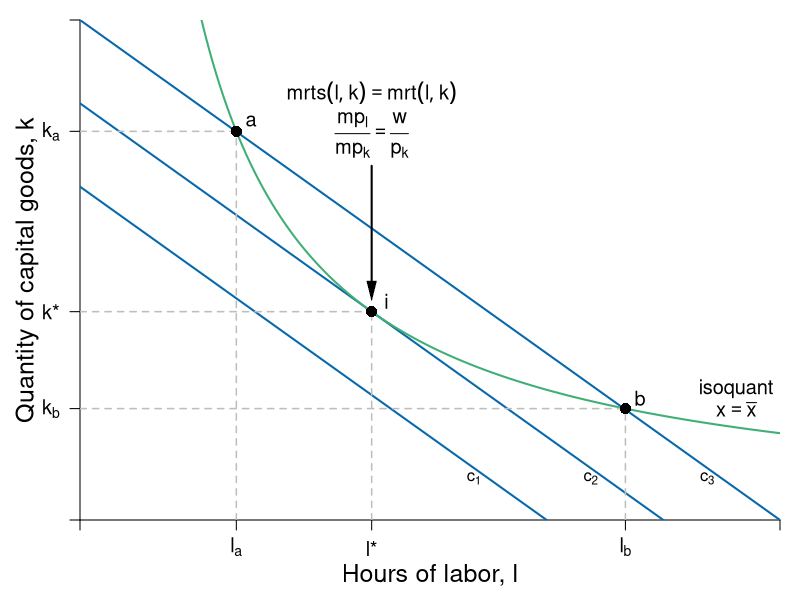

Recreate this plot in R.
require(shape)
pdf(file = "specprodexch/isocost_isoquant.pdf", width = 9, height = 7)

#Set parameters for graphics
axislabelsize <- 1.5
labelsize <- 1.2
graphlinewidth <- 2
segmentlinewidth <- 1.5

COL <- c("#7fc97f", "#beaed4", "#fdc086", "#ffff99", "#386cb0", "#f0027f", "#bf5b17", "#666666")
COLA <- c("#99d8c9","#66c2a4","#41ae76", "#238b45", "#005824")
COLB <- c("#4eb3d3", "#2b8cbe", "#0868ac","#084081")

#Edited the margins to cater for the larger LHS labels
par(mar =  c(4, 4, 1, 1))

isocost <- function(l, c = 10, w = 1, r = 1) {
  c - (w/r)*l
}


isoquant <- function(l, alpha = 0.5, x = 5) {
  (x / l^alpha)^(1/(1 - alpha))
}


xlims <- c(0, 12)
ylims <- c(0, 12)

npts <- 501 
x <- seq(xlims[1], xlims[2], length.out = npts)
y <- seq(ylims[1], ylims[2], length.out = npts) 
a <- c(13, 16.75, 19.25)

plot(0, 0, xlim = xlims, ylim = ylims, type = "n",
     xlab = expression(paste("")),
     ylab = expression(paste("")), 
     xaxt = "n", 
     yaxt = "n", 
     cex.lab = axislabelsize, 
     bty = "n",
     xaxs="i", 
     yaxs="i")

# ticksy <- seq(from = ylims[1], to = ylims[2], by = 1)
# ylabels <- seq(from = ylims[1], to = ylims[2], by = 1)
# ticksx <- seq(from = xlims[1], to = xlims[2], by = 1)
# xlabels <- seq(from = xlims[1], to = xlims[2], by = 1)
ticksy <- c(0, isoquant(l = 2.68), isoquant(l = 5), isoquant(l = 9.35) , ylims[2])
ylabels <- c(NA, expression(paste(k[a])), expression(paste(k,"*")), expression(paste(k[b])), NA)
ticksx <- c(0, 2.68, 5, 9.35, xlims[2])
xlabels <- c(NA, expression(paste(l[a])), expression(paste(l,"*")), expression(paste(l[b])), NA)




axis(1, at = ticksx, pos = 0, labels = xlabels, cex.axis = labelsize)
axis(2, at = ticksy, pos = 0, labels = ylabels, las = 1, cex.axis = labelsize)

npts <- 500 
xx1 <- seq(xlims[1], xlims[2], length.out = npts)

#lines(xx1, bcA(xx1, w = 10, p = 1.5), col = COLB[3], lwd = graphlinewidth)
lines(xx1, isocost(xx1, c = 10, w = 1, r = 1), col = COLB[3], lwd = graphlinewidth)
lines(xx1, isocost(xx1, c = 8, w = 1, r = 1), col = COLB[3], lwd = graphlinewidth)
lines(xx1, isocost(xx1, c = 12, w = 1, r = 1), col = COLB[3], lwd = graphlinewidth)
lines(xx1, isoquant(xx1, x = 5, alpha = 0.5), col = COLA[3], lwd = graphlinewidth)


#Label the axes
mtext(expression(paste("Hours of labor, ", l)), side=1, line = 2.5, cex = axislabelsize)
text(-0.9, 0.5*ylims[2], expression(paste("Quantity of capital goods, ", k)), xpd = TRUE, cex = axislabelsize, srt = 90) 

#Label the isoquant curve
text(11.25, 3.15, expression("isoquant"), cex = labelsize)
text(11.25, 2.65, expression(paste(x == bar(x))), cex = labelsize)

#Label the price lines
text(6.75, 1, expression(paste(c[1])))
#text(8, 1.3, expression(paste(p[x] == 1)))
text(8.75, 1, expression(paste(c[2])))
#text(11.3, 3.7, expression(paste(p[x] == 0.5)))
text(10.75, 1, expression(paste(c[3])))
#text(11.3, 6.5, expression(paste(p[x] == 0.25)))

#Add the contour plot for the indifference curves
# contour(x, y, 
#         outer(x, y, uA),
#         drawlabels = FALSE,
#         col = COLA[3],
#         lwd = graphlinewidth,
#         levels = a, 
#         xaxs="i", 
#         yaxs="i", 
#         add = TRUE)

#Add the offer curve (superimposed on the indifference curves tangent to the price lines)
#xx2 <- seq(2, xlims[2], length.out = npts)
#lines(xx2, offerCurve(xx2, w = 10, rmax = 2, xmax = 12), col = COL[3], lwd = graphlinewidth)

#Annotate points on offer curve mrs = p for each of p = 1, 0.5, 0.25
#Where mrs = 2 - (1/6)*x

#Label a
segments(2.68, 0, 2.68, isoquant(l = 2.68), lty = 2, col = "gray" , lwd = segmentlinewidth)
segments(0, isoquant(l = 2.68) , 2.68, isoquant(l = 2.68), lty = 2, col = "gray" , lwd = segmentlinewidth)
points(2.68, isoquant(l = 2.68), pch = 16, col = "black", cex = 1.5)
text(2.68 + 0.25, isoquant(l = 2.68) + 0.25, expression(paste(a)), cex = labelsize)

#Label b
segments(9.35, 0, 9.35, isoquant(9.35), lty = 2, col = "gray" , lwd = segmentlinewidth)
segments(0, isoquant(l = 9.35) , 9.35, isoquant(l = 9.35), lty = 2, col = "gray" , lwd = segmentlinewidth)
points(9.35, isoquant(l = 9.35), pch = 16, col = "black", cex = 1.5)
text(9.35 + 0.25, isoquant(l = 9.35) + 0.25, expression(paste(b)), cex = labelsize)


#Label i
segments(0, 5, 5, 5, lty = 2, col = "gray" , lwd = segmentlinewidth)
segments(5, 0, 5, 5, lty = 2, col = "gray" , lwd = segmentlinewidth)
points(5, 5, pch = 16, col = "black", cex = 1.5)
text(5.25, 5.25, expression(paste(i)), cex = labelsize)

#Add mrs = mrt at i
text(5, 10.25, expression(paste(mrts(l,k) == mrt(l,k))), cex = labelsize)
text(5, 9.25, expression(paste(frac(mp[l], mp[k]) == frac(w,p[k]))), cex = labelsize)
Arrows(5, 8.5, 5, 5.5, col = "black", lty = 1, lwd = 2, arr.type = "triangle", arr.lwd = 0.5)


#text(9, 5.9, expression(paste(b)), cex = labelsize)
#text(10.5, 7.775, expression(paste(c)), cex = labelsize)

dev.off()
